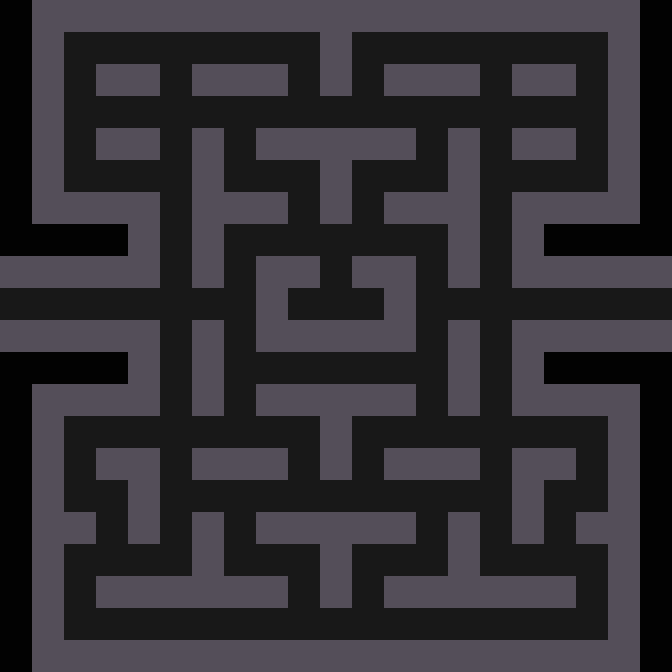

This is a level from a 2D game, rendered from its Tiled map with the project's own tilesets. A one-line summary and the complete map file follow:
An orthogonal 21x21 tile map with 32x32 px tiles, 2 tile layers (Ground, WallsDrawing) and 57 objects.

<map version="1.4" tiledversion="1.4.3" orientation="orthogonal" renderorder="right-down" width="21" height="21" tilewidth="32" tileheight="32" infinite="0" nextlayerid="4" nextobjectid="102">
 <editorsettings>
  <export target="testMap.lua" format="lua" />
 </editorsettings>
 <tileset firstgid="1" name="tileset" tilewidth="32" tileheight="32" tilecount="3" columns="3">
  <image source="tileset.png" width="96" height="32" />
 </tileset>
 <layer id="1" name="Ground" width="21" height="21">
  <data encoding="csv">
3,1,1,1,1,1,1,1,1,1,1,1,1,1,1,1,1,1,1,1,3,
3,1,1,1,1,1,1,1,1,1,1,1,1,1,1,1,1,1,1,1,3,
3,1,1,1,1,1,1,1,1,1,1,1,1,1,1,1,1,1,1,1,3,
3,1,1,1,1,1,1,1,1,1,1,1,1,1,1,1,1,1,1,1,3,
3,1,1,1,1,1,1,1,1,1,1,1,1,1,1,1,1,1,1,1,3,
3,1,1,1,1,1,1,1,1,1,1,1,1,1,1,1,1,1,1,1,3,
3,1,1,1,1,1,1,1,1,1,1,1,1,1,1,1,1,1,1,1,3,
3,3,3,3,1,1,1,1,1,1,1,1,1,1,1,1,1,3,3,3,3,
3,1,1,1,1,1,1,1,1,1,1,1,1,1,1,1,1,1,1,1,3,
1,1,1,1,1,1,1,1,1,1,1,1,1,1,1,1,1,1,1,1,1,
3,1,1,1,1,1,1,1,1,1,1,1,1,1,1,1,1,1,1,1,3,
3,3,3,3,1,1,1,1,1,1,1,1,1,1,1,1,1,3,3,3,3,
3,1,1,1,1,1,1,1,1,1,1,1,1,1,1,1,1,1,1,1,3,
3,1,1,1,1,1,1,1,1,1,1,1,1,1,1,1,1,1,1,1,3,
3,1,1,1,1,1,1,1,1,1,1,1,1,1,1,1,1,1,1,1,3,
3,1,1,1,1,1,1,1,1,1,1,1,1,1,1,1,1,1,1,1,3,
3,1,1,1,1,1,1,1,1,1,1,1,1,1,1,1,1,1,1,1,3,
3,1,1,1,1,1,1,1,1,1,1,1,1,1,1,1,1,1,1,1,3,
3,1,1,1,1,1,1,1,1,1,1,1,1,1,1,1,1,1,1,1,3,
3,1,1,1,1,1,1,1,1,1,1,1,1,1,1,1,1,1,1,1,3,
3,1,1,1,1,1,1,1,1,1,1,1,1,1,1,1,1,1,1,1,3
</data>
 </layer>
 <layer id="2" name="WallsDrawing" width="21" height="21">
  <data encoding="csv">
0,2,2,2,2,2,2,2,2,2,2,2,2,2,2,2,2,2,2,2,0,
0,2,0,0,0,0,0,0,0,0,2,0,0,0,0,0,0,0,0,2,0,
0,2,0,2,2,0,2,2,2,0,2,0,2,2,2,0,2,2,0,2,0,
0,2,0,0,0,0,0,0,0,0,0,0,0,0,0,0,0,0,0,2,0,
0,2,0,2,2,0,2,0,2,2,2,2,2,0,2,0,2,2,0,2,0,
0,2,0,0,0,0,2,0,0,0,2,0,0,0,2,0,0,0,0,2,0,
0,2,2,2,2,0,2,2,2,0,2,0,2,2,2,0,2,2,2,2,0,
0,0,0,0,2,0,2,0,0,0,0,0,0,0,2,0,2,0,0,0,0,
2,2,2,2,2,0,2,0,2,2,0,2,2,0,2,0,2,2,2,2,2,
0,0,0,0,0,0,0,0,2,0,0,0,2,0,0,0,0,0,0,0,0,
2,2,2,2,2,0,2,0,2,2,2,2,2,0,2,0,2,2,2,2,2,
0,0,0,0,2,0,2,0,0,0,0,0,0,0,2,0,2,0,0,0,0,
0,2,2,2,2,0,2,0,2,2,2,2,2,0,2,0,2,2,2,2,0,
0,2,0,0,0,0,0,0,0,0,2,0,0,0,0,0,0,0,0,2,0,
0,2,0,2,2,0,2,2,2,0,2,0,2,2,2,0,2,2,0,2,0,
0,2,0,0,2,0,0,0,0,0,0,0,0,0,0,0,2,0,0,2,0,
0,2,2,0,2,0,2,0,2,2,2,2,2,0,2,0,2,0,2,2,0,
0,2,0,0,0,0,2,0,0,0,2,0,0,0,2,0,0,0,0,2,0,
0,2,0,2,2,2,2,2,2,0,2,0,2,2,2,2,2,2,0,2,0,
0,2,0,0,0,0,0,0,0,0,0,0,0,0,0,0,0,0,0,2,0,
0,2,2,2,2,2,2,2,2,2,2,2,2,2,2,2,2,2,2,2,0
</data>
 </layer>
 <objectgroup id="3" name="Walls">
  <object id="41" x="32" y="384" width="32" height="288" />
  <object id="42" x="64" y="512" width="32" height="32" />
  <object id="43" x="64" y="384" width="96" height="32" />
  <object id="44" x="128" y="320" width="32" height="64" />
  <object id="46" x="-32" y="320" width="160" height="32" />
  <object id="47" x="-32" y="256" width="192" height="32" />
  <object id="48" x="128" y="192" width="32" height="64" />
  <object id="49" x="32" y="192" width="96" height="32" />
  <object id="51" x="32" y="0" width="32" height="192" />
  <object id="52" x="64" y="0" width="576" height="32" />
  <object id="53" x="608" y="32" width="32" height="192" />
  <object id="54" x="512" y="192" width="96" height="32" />
  <object id="55" x="512" y="224" width="32" height="64" />
  <object id="56" x="544" y="256" width="160" height="32" />
  <object id="57" x="512" y="320" width="192" height="32" />
  <object id="58" x="512" y="352" width="32" height="64" />
  <object id="59" x="544" y="384" width="96" height="32" />
  <object id="60" x="608" y="416" width="32" height="256" />
  <object id="61" x="64" y="640" width="544" height="32" />
  <object id="62" x="384" y="576" width="192" height="32" />
  <object id="63" x="576" y="512" width="32" height="32" />
  <object id="64" x="512" y="448" width="32" height="96" />
  <object id="65" x="544" y="448" width="32" height="32" />
  <object id="66" x="384" y="448" width="96" height="32" />
  <object id="67" x="448" y="512" width="32" height="64" />
  <object id="68" x="256" y="512" width="160" height="32" />
  <object id="69" x="320" y="544" width="32" height="64" />
  <object id="70" x="96" y="576" width="192" height="32" />
  <object id="71" x="192" y="512" width="32" height="64" />
  <object id="72" x="128" y="448" width="32" height="96" />
  <object id="73" x="96" y="448" width="32" height="32" />
  <object id="74" x="192" y="448" width="96" height="32" />
  <object id="75" x="192" y="320" width="32" height="96" />
  <object id="76" x="256" y="384" width="160" height="32" />
  <object id="77" x="320" y="416" width="32" height="64" />
  <object id="78" x="448" y="320" width="32" height="96" />
  <object id="79" x="384" y="256" width="32" height="96" />
  <object id="80" x="352" y="256" width="32" height="32" />
  <object id="81" x="288" y="256" width="32" height="32" />
  <object id="82" x="256" y="256" width="32" height="96" />
  <object id="83" x="288" y="320" width="96" height="32" />
  <object id="84" x="320" y="128" width="32" height="96" />
  <object id="85" x="352" y="128" width="64" height="32" />
  <object id="86" x="384" y="192" width="96" height="32" />
  <object id="87" x="448" y="128" width="32" height="64" />
  <object id="88" x="448" y="224" width="32" height="64" />
  <object id="89" x="192" y="224" width="32" height="64" />
  <object id="92" x="192" y="192" width="96" height="32" />
  <object id="93" x="192" y="128" width="32" height="64" />
  <object id="94" x="256" y="128" width="64" height="32" />
  <object id="95" x="96" y="128" width="64" height="32" />
  <object id="96" x="96" y="64" width="64" height="32" />
  <object id="97" x="192" y="64" width="96" height="32" />
  <object id="98" x="320" y="32" width="32" height="64" />
  <object id="99" x="384" y="64" width="96" height="32" />
  <object id="100" x="512" y="64" width="64" height="32" />
  <object id="101" x="512" y="128" width="64" height="32" />
 </objectgroup>
</map>